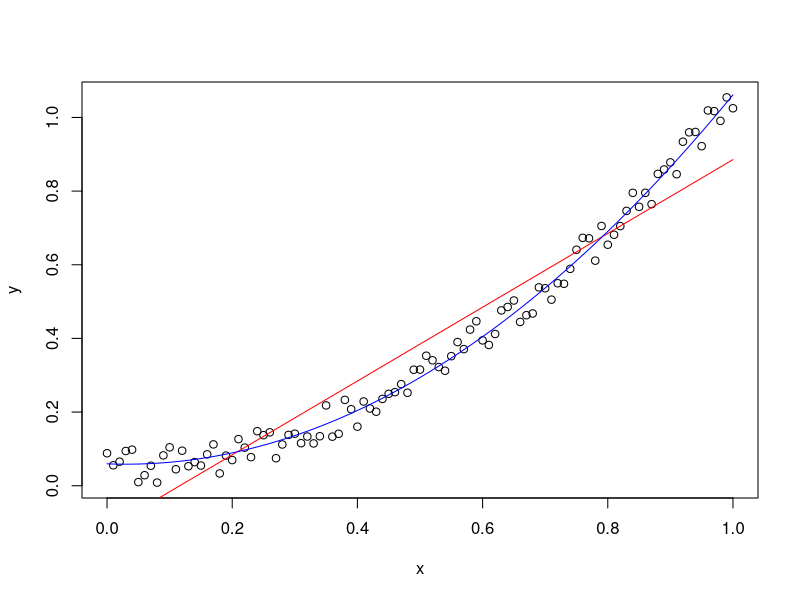

Source code (R):
x <- seq(0, 1, 0.01)
y <- x^2 + runif(101) / 10

#fit first degree polynomial equation:
fit  <- lm(y~x)
#second degree
fit2 <- lm(y~poly(x,2,raw=TRUE))
#third degree
fit3 <- lm(y~poly(x,3,raw=TRUE))
#fourth degree
fit4 <- lm(y~poly(x,4,raw=TRUE))
#generate range of 50 numbers starting from 30 and ending at 160
xx <- seq(0, 1, 0.01)
plot(x,y)
lines(xx, predict(fit, data.frame(x=xx)), col="red")
lines(xx, predict(fit2, data.frame(x=xx)), col="blue")